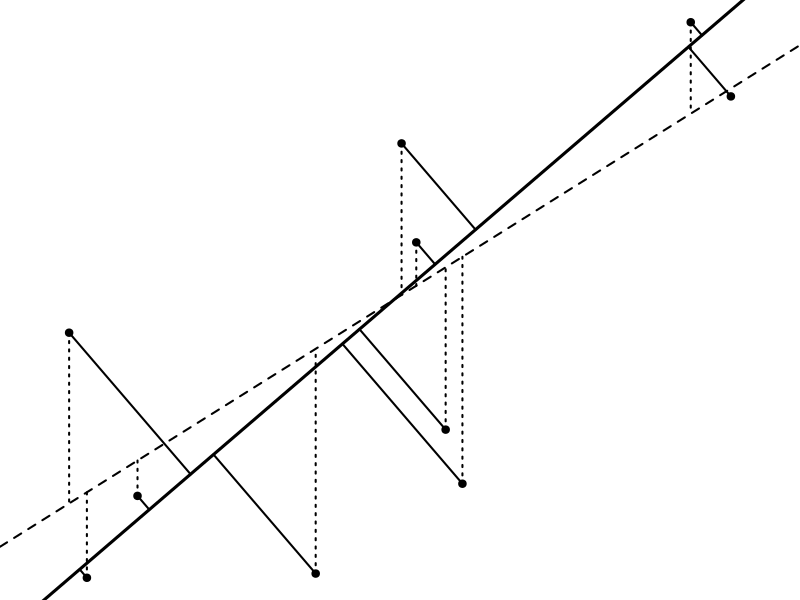

Reproduce this figure in R.
tls = function(X, y)
{
  p = ncol(X)
  s = svd(cbind(X, y))
  -s$v[1:p, p+1]  / s$v[p+1, p+1]
}

set.seed(3)
n = 10
x = matrix(rnorm(n), ncol=1)
y = 0.2 * x + runif(n, -1)
b = coef(lm.fit(x, y)) # ols fit
bt = tls(x, y)

#pdf("~/Desktop/ch10_tls.pdf", width = 6, height = 6)
opar = par(mar = c(0,0,0,0))#), mfrow=c(1,2))

plot(x, y, asp=1, xaxt="n", yaxt="n", xlab="", ylab="", bty="n", pch=19)
#legend("bottomright", legend=c("Ordinary least squares fit"), fill=c(1), bty="n", cex=2)
abline(0, b, lwd=2, col=1, lty=2)
abline(0, bt, lwd=3, col=1, lty=1)
py = b * x
for(i in 1:n) lines(x=c(x[i], x[i]), y=c(y[i], py[i]), col=1, lwd=2, lty=3)

#plot(x, y, asp=1, xaxt="n", yaxt="n", xlab="", ylab="", bty="n", pch=19)
#legend("bottomright", legend=c("Total least squares fit"), fill=c(4), bty="n", cex=2)
#abline(0, b, lwd=1, lty=2)
#abline(0, bt, lwd=3, col=1, lty=1)

px = sqrt(1/(1+bt^2))
py = bt * px
theta = atan(py/px)
c = cos(theta)
s = sin(theta)
P = matrix(c(c, s, -s, c), 2, byrow=TRUE)
G = matrix(c(c, -s, s, c), 2, byrow=TRUE)
z = cbind(x, y) %*% t(P)
z = cbind(z[, 1], 0) %*% t(G)
for(i in 1:n) lines(c(x[i], z[i,1]), c(y[i], z[i,2]), col=1, lwd=2, lty=1)
#dev.off()
par(opar)
